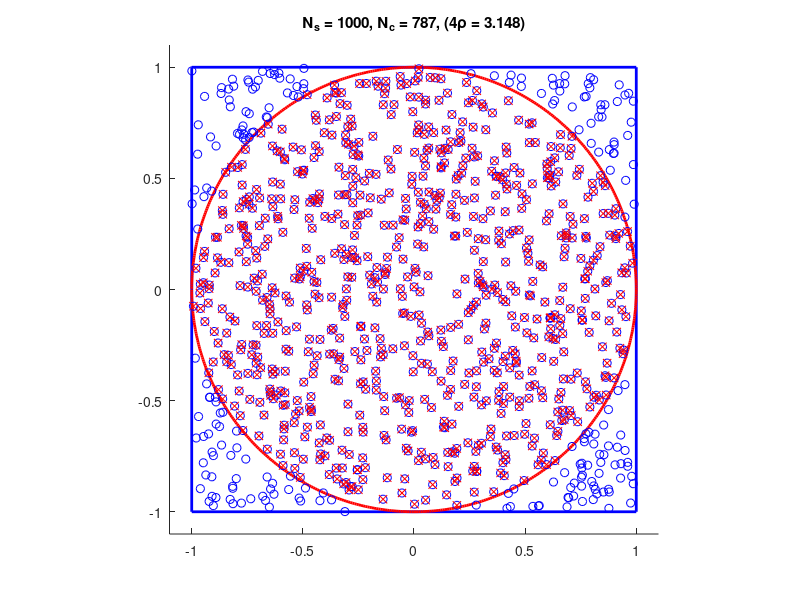

Source code (MATLAB):
%% Clean workspace

close all;
clear all;
clc;



%% Parameters
% number of points in the square
Ns=1e3;



%% Simulate points

% generate Ns points uniformly distributed in the square
x=2*rand(Ns,1)-1;
y=2*rand(Ns,1)-1;



%% Compute and display results

% distance from the origin of all the points
d=sqrt(x.^2+y.^2);

% index and number of points in the circle
Ic=(d<=1);
Nc=sum(Ic);    

% approximation of pi
pihat=4*Nc/Ns;

disp(['Number of points in the square: ' num2str(Ns)])
disp(['            "True" value of pi: ' num2str(pi)])
disp(['      Approximated value of pi: ' num2str(pihat)])

% Just a figure...
figure,
hold on
% Square
square_x=[-1 -1 1  1 -1];
square_y=[-1  1 1 -1 -1];
plot(square_x,square_y,'b','LineWidth',2);

% Circle
theta=[-pi:0.01:pi];
circle_x=cos(theta);
circle_y=sin(theta);
plot(circle_x,circle_y,'r','LineWidth',2);

% Points
plot(x,y,'ob');
plot(x(Ic),y(Ic),'xr');

% Axis
axis([-1.1 1.1 -1.1 1.1])
axis equal
title(['N_s = ' num2str(Ns) ', N_c = ' num2str(Nc) ', (4\rho = ' num2str(pihat) ')'] )
